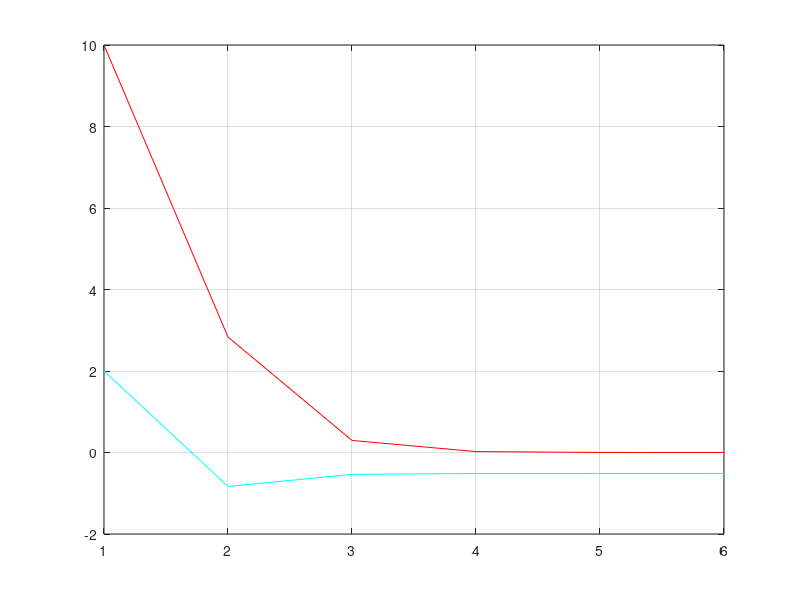

This figure's MATLAB source:

init_value=2;
i=1;
e(i)=10;

while(e(i)>0.001)
    
    if(i==1)
        x(i)=init_value;
    end
    
    g(i)=((5)/(x(i)^2-10));
i=i+1;
x(i)=g(i-1);
e(i)=abs(x(i-1)-x(i));
if(e(i)>50)
    break;
end
end

disp(e)
tamanio=size(e);
ite=1:1:tamanio(2);

plot(ite,e,'color',[1 0 0]);
grid on
hold on

plot(ite,x,'color',[0 1 1]);
